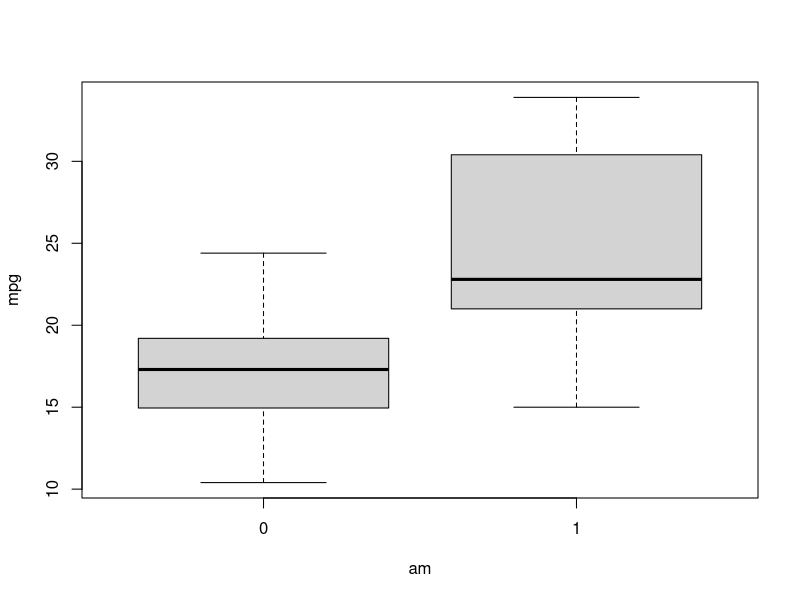
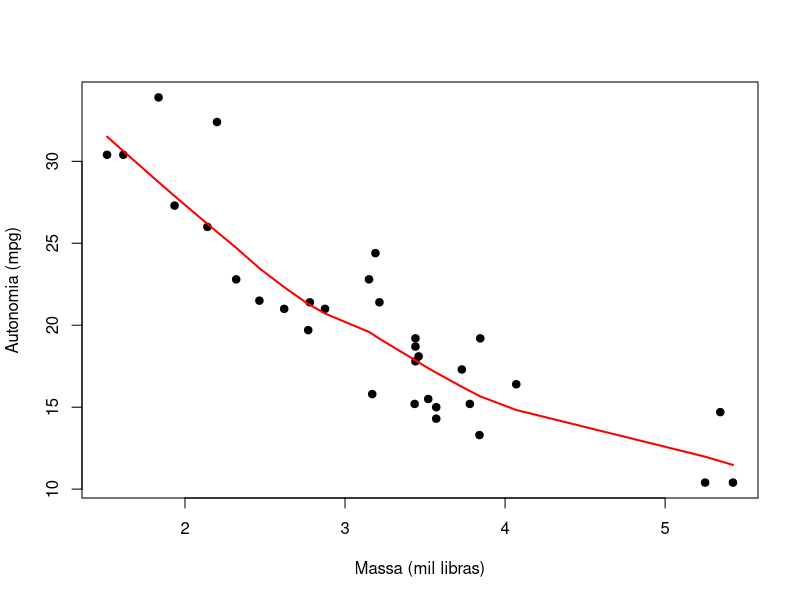

These figures' R source, in order:
# Mann–Whitney / Wilcoxon rank-sum ----

# Ajuste e resultados ----
resultado <- wilcox.test(mpg ~ am, data = mtcars,
                       exact = FALSE, conf.int = TRUE, conf.level = 0.95)
print(resultado)
boxplot(mpg ~ am, data = mtcars)

# Visualização e diagnóstico ----
plot(mpg ~ wt, data = mtcars, pch = 19, xlab = "Massa (mil libras)", ylab = "Autonomia (mpg)")
lines(lowess(mtcars$wt, mtcars$mpg), col = "red", lwd = 2)


# Análises unilaterais: use somente a direção definida antes da análise ----
# Ordem dos grupos: transmissão automática (0), manual (1)
# H1: tendencia de valores maiores no primeiro grupo
print(wilcox.test(mpg ~ am, data = mtcars, exact = FALSE, alternative = "greater"))
# H1: tendencia de valores menores no primeiro grupo
print(wilcox.test(mpg ~ am, data = mtcars, exact = FALSE, alternative = "less"))
